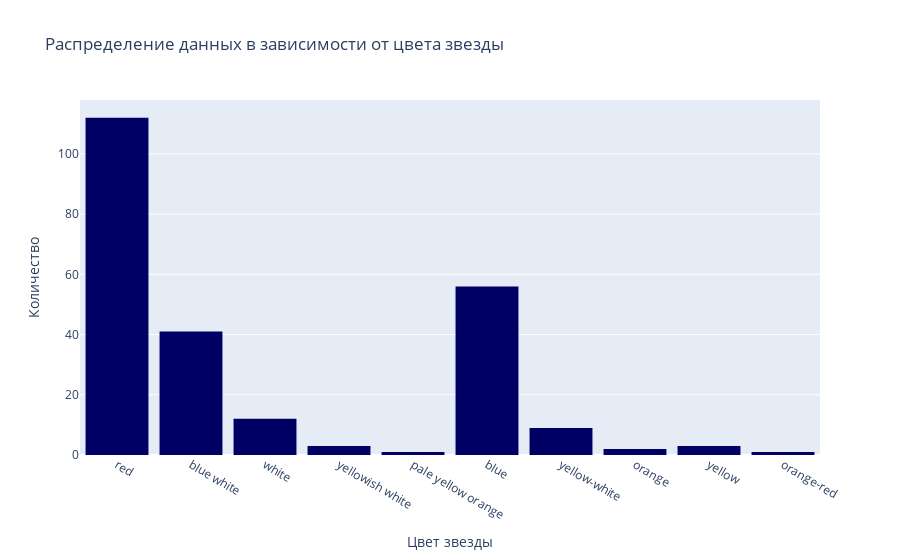

Notebook source saved alongside this figure:
### Markdown cell above
### Графический анализ данных

### Code cell
fig_star_col = go.Figure()

fig_star_col.add_trace(
    go.Histogram(
        x = data_prepared['Star color'],
        marker_color='rgb(0,0,100)'
    )
)

fig_star_col.update_layout(title="Распределение данных в зависимости от цвета звезды",
                    xaxis_title="Цвет звезды",
                    yaxis_title="Количество",
                    bargap=0.15
                   )

fig_star_col.show()

### Figure 1 — Plotly figure (JSON) as saved in the notebook; plotly's stock layout.template omitted (floating-point values rounded to 4 significant figures; data arrays with more than 128 entries replaced by an {"elided": "..."} marker saying what was removed)
{"data": [{"marker": {"color": "rgb(0,0,100)"}, "type": "histogram", "x": {"elided": "240 str values"}}], "layout": {"bargap": 0.15, "title": {"text": "Распределение данных в зависимости от цвета звезды"}, "xaxis": {"title": {"text": "Цвет звезды"}}, "yaxis": {"title": {"text": "Количество"}}}}
